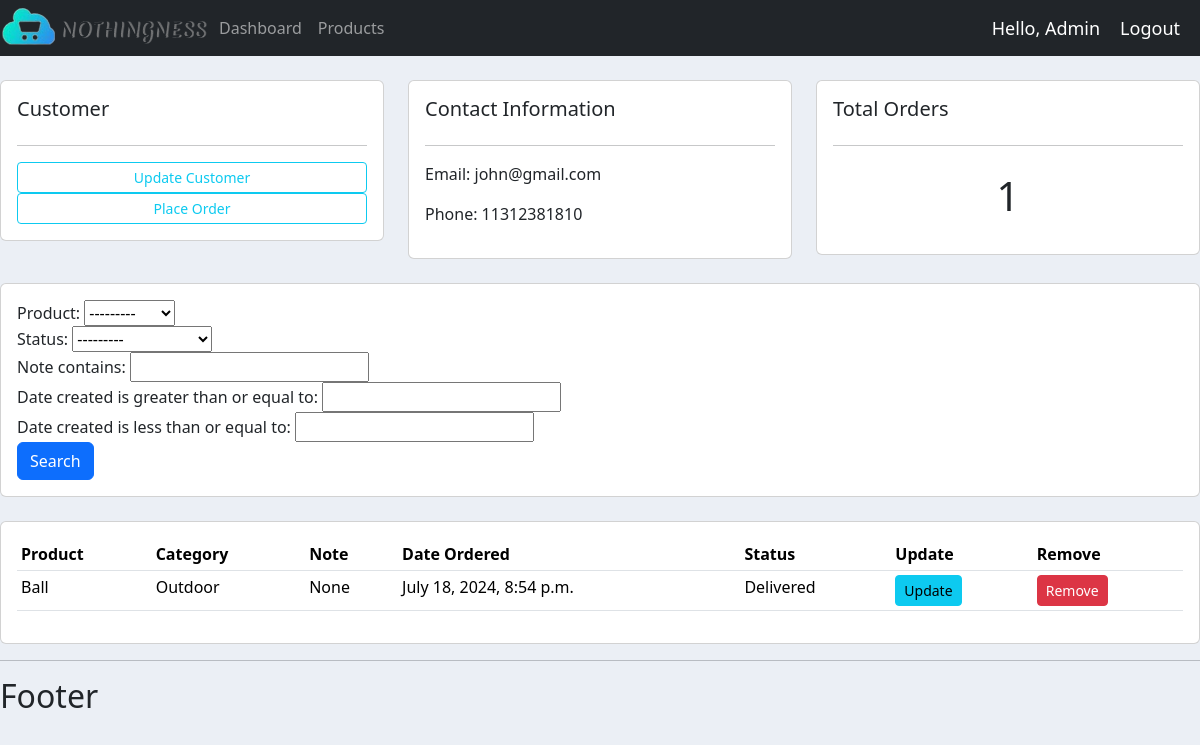
The page /customers/5/ (signed in) on the database as committed earlier.
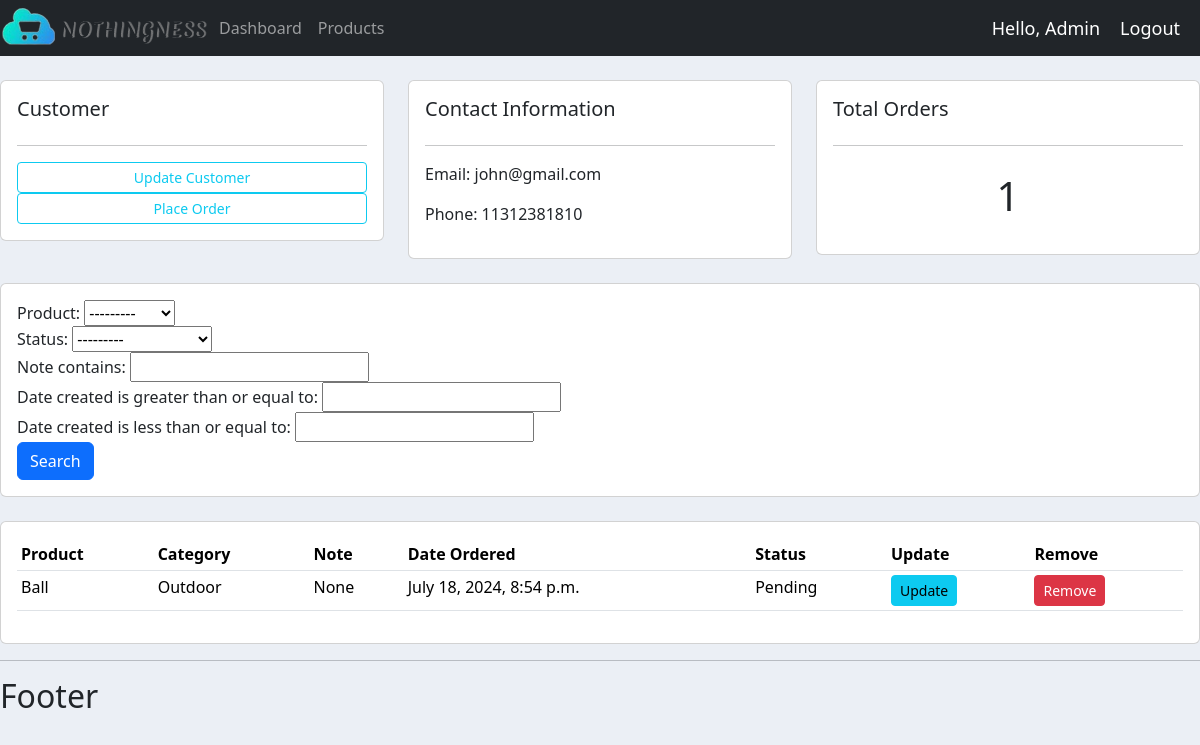
The same page on the database as committed later.
### app/models.py (models this page shows, shortened)
class Order(models.Model):
    STATUS_CHOICES = (
        ('Pending', 'Pending'),
        ('Out for delivery', 'Out for delivery'),
        ('Delivered', 'Delivered'),
    )
    customer = models.ForeignKey(Customer, null=True, on_delete=models.SET_NULL)
    product = models.ForeignKey(Product, null=True, on_delete=models.SET_NULL)
    date_created = models.DateTimeField(auto_now_add=True, null=True)
    status = models.CharField(max_length=100, null=True, choices=STATUS_CHOICES)
    note = models.CharField(max_length=100, null=True, blank=True)

class Product(models.Model):
    CATEGORIES = (
        ('Indoor', 'Indoor'),
        ('Outdoor', 'Outdoor'),
    )
    name = models.CharField(max_length=100, null=True)
    price = models.FloatField(null=True)
    category = models.CharField(max_length=100, null=True, choices=CATEGORIES)
    description = models.TextField(null=True, blank=True)
    date_created = models.DateTimeField(auto_now_add=True, null=True)
    tags = models.ManyToManyField(Tag)
    def __str__(self):
        return self.name

### app/decorators.py (the view)
        def wrapper_func(request, *args, **kwargs):
            group = None
            if request.user.groups.exists:
                group = request.user.groups.all()[0].name
            if group in allowed_roles:
                return view_func(request, *args, **kwargs)
            else:
                return HttpResponse('You are not allowed to access this page')

### app/views.py (called while the page is built)
@login_required(login_url='login')
@allowed_users(allowed_roles=['admin'])
def customers(request, pk):
    customer = Customer.objects.get(id=pk)
    orders = customer.order_set.all()
    orders_count = orders.count()
    my_filter = OrderFilter(request.GET, queryset=orders)
    orders = my_filter.qs
    context = {'customer': customer, 'orders': orders, 'orders_count': orders_count, 'my_filter': my_filter}
    return render(request, 'app/customer.html', context)

### app/templates/app/customer.html
{% extends 'app/main.html' %}
{% block content %}
<br>
<div class="row">
    <div class="col-md">
        <div class="card card-body">
            <h5>Customer</h5>
            <hr>
            <a class="btn btn-outline-info  btn-sm btn-block" href="">Update Customer</a>
            <a class="btn btn-outline-info  btn-sm btn-block" href="{% url 'create_order' customer.id %}">Place Order</a>
        </div>
    </div>
    <div class="col-md">
        <div class="card card-body">
            <h5>Contact Information</h5>
            <hr>
            <p>Email: {{ customer.email }}</p>
            <p>Phone: {{ customer.phone }}</p>
        </div>
    </div>
    <div class="col-md">
        <div class="card card-body">
            <h5>Total Orders</h5>
            <hr>
            <h1 style="text-align: center; padding: 10px">{{ orders_count }}</h1>
        </div>
    </div>
</div>
    <br>
<div class="row">
    <div class="col">
        <div class="card card-body">
            <form method="get">
                {{ my_filter.form }}
                <button class="btn btn-primary" type="submit">Search</button>
            </form>
        </div>
    </div>
</div>
    <br>
<div class="row">
    <div class="col-md">
        <div class="card card-body">
            <table class="table table-sm">
                <tr>
                    <th>Product</th>
                    <th>Category</th>
                    <th>Note</th>
                    <th>Date Ordered</th>
                    <th>Status</th>
                    <th>Update</th>
                    <th>Remove</th>
                </tr>
                {% for order in orders %}
                    <tr>
                        <td>{{ order.product }}</td>
                        <td>{{ order.product.category }}</td>
                        <td>{{ order.note }}</td>
                        <td>{{ order.date_created }}</td>
                        <td>{{ order.status }}</td>
                        <td><a class="btn btn-sm btn-info" href="{% url 'update_order' order.id %}">Update</a></td>
                        <td><a class="btn btn-sm btn-danger" href="{% url 'delete_order' order.id %}">Remove</a></td>
                    </tr>
                {% endfor %}
            </table>
        </div>
    </div>
</div>
{% endblock content %}

Rows that differ between the two databases and show on the page:
changed Order "None": status "Delivered" → "Pending"
